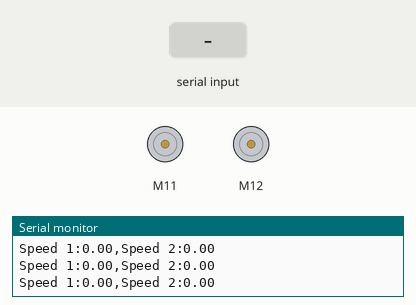
Recording of a sketch running on a simulated Arduino Uno, built with avr-gcc and run on an emulated ATmega328P. Parts: 2 × DC motor (green arrow = forward, orange = backward, longer = faster), the last lines printed to the serial monitor. Inputs (shaded band) come from the test bench.

Above: at 1.2 s.
1.3 s: "1" received over Serial
At 1.9 s:
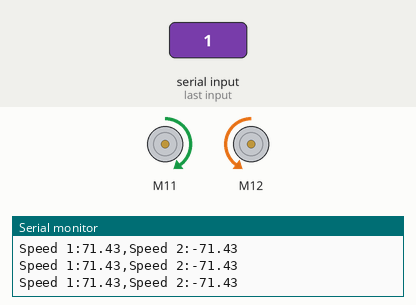
2.8 s: "2" received over Serial
At 3.1 s:
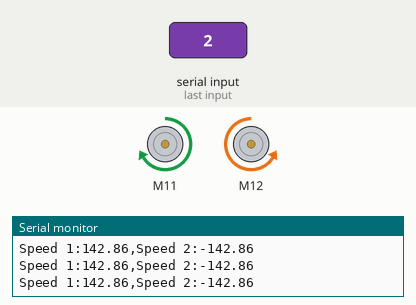
4.3 s: "3" received over Serial
At 5.4 s:
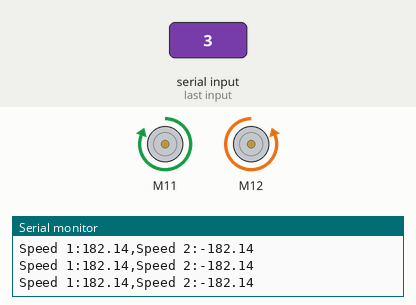
5.8 s: "4" received over Serial
At 6.5 s:
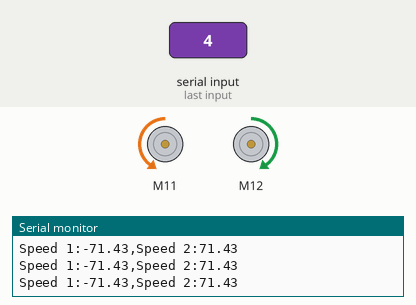
7.3 s: "5" received over Serial
At 7.7 s:
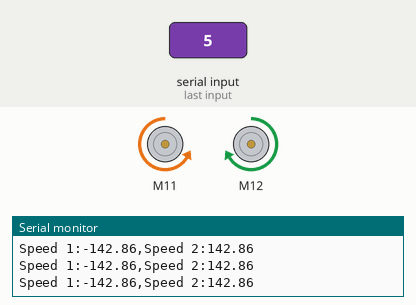
8.8 s: "6" received over Serial
At 10.0 s:
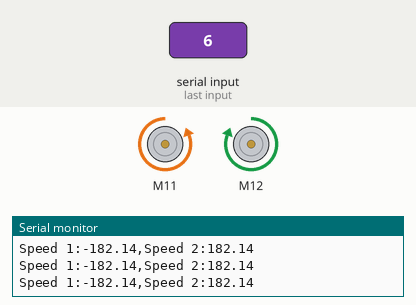
Timing chart, 0 to 11.3 s (numbered marks = the images above; inputs shaded):
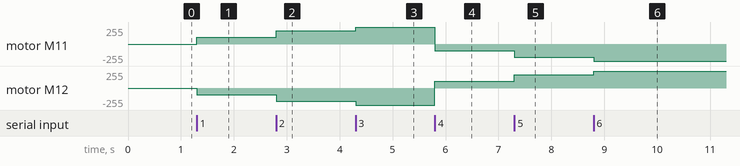

Measured:
- after the input at 1.3 s, motor M11: stopped → forward 100/255 at once; motor M12: stopped → backward 100/255 at once
- after the input at 2.8 s, motor M11: forward 100/255 → forward 200/255 at once; motor M12: backward 100/255 → backward 200/255 at once
- after the input at 4.3 s, motor M11: forward 200/255 → forward 255/255 at once; motor M12: backward 200/255 → backward 255/255 at once
- after the input at 5.8 s, motor M11: forward 255/255 → backward 100/255 at once; motor M12: backward 255/255 → forward 100/255 at once
- after the input at 7.3 s, motor M11: backward 100/255 → backward 200/255 at once; motor M12: forward 100/255 → forward 200/255 at once
- after the input at 8.8 s, motor M11: backward 200/255 → backward 255/255 at once; motor M12: forward 200/255 → forward 255/255 at once

The sketch:

DCMotorMakeblockLibraryTest.ino
```cpp
/* Testprogramm für die Ansteuerung der DC Motoren via Makeblock Bibliothek */
#include <MeAuriga.h>

MeEncoderOnBoard Encoder_1(SLOT1);
MeEncoderOnBoard Encoder_2(SLOT2);

// Für präzise Messung der Geschwindigkeit (und damit Position) der Motoren,
// werden die Pulse via Interruptfunktionen hoch/runtergezählt.
// Jedes Mal, wenn der Interrupt-Pin eines Encoders von LOW auf HIGH wechselt (RISING),
// wird die jeweilige isr_process_encoderX() Funktion aufgerufen und zählt einen
// Pulse hoch.

// Interruptfunktion für Encoder 1
void isr_process_encoder1(void) {
  if (digitalRead(Encoder_1.getPortB()) == 0)
    Encoder_1.pulsePosMinus();
  else
    Encoder_1.pulsePosPlus();
}

// Interruptfunktion für Encoder 2
void isr_process_encoder2(void) {
  if (digitalRead(Encoder_2.getPortB()) == 0)
    Encoder_2.pulsePosMinus();
  else
    Encoder_2.pulsePosPlus();
}


int lastOutputMillis;

void setup() {
  // Festlegen der Interruptfunktionen für das Messen/Zählen der Bewegung
  attachInterrupt(Encoder_1.getIntNum(), isr_process_encoder1, RISING);
  attachInterrupt(Encoder_2.getIntNum(), isr_process_encoder2, RISING);
  Serial.begin(115200);

  // Interne Timer der PWM auf 8KHz programmieren
  TCCR1A = _BV(WGM10);
  TCCR1B = _BV(CS11) | _BV(WGM12);

  TCCR2A = _BV(WGM21) | _BV(WGM20);
  TCCR2B = _BV(CS21);

  // Variable für gelegentliche Ausgaben auf die serielle Schnittstelle
  lastOutputMillis = millis();
}

void loop() {
  // von der seriellen Schnittstelle lesen
  if (Serial.available()) {
    // Zeichen 0...6 werden gelesen
    char a = Serial.read();
    switch(a) {
      case '0':
        Encoder_1.setTarPWM(0);
        Encoder_2.setTarPWM(0);
      break;
      case '1':
        Encoder_1.setTarPWM(100);
        Encoder_2.setTarPWM(-100);
      break;
      case '2':
        Encoder_1.setTarPWM(200);
        Encoder_2.setTarPWM(-200);
      break;
      case '3':
        Encoder_1.setTarPWM(255);
        Encoder_2.setTarPWM(-255);
      break;
      case '4':
        Encoder_1.setTarPWM(-100);
        Encoder_2.setTarPWM(100);
      break;
      case '5':
        Encoder_1.setTarPWM(-200);
        Encoder_2.setTarPWM(200);
      break;
      case '6':
        Encoder_1.setTarPWM(-255);
        Encoder_2.setTarPWM(255);
      break;
      default:
      break;
    }
  }

  // In der loop() Funktion wird die Geschwindigkeit im Motor geregelt
  Encoder_1.loop();
  Encoder_2.loop();

  // alle 100 Millisekunden die Geschwindigkeit ausgeben
  if (millis() > lastOutputMillis + 100) {
    lastOutputMillis = millis();
    // Geschwindigkeit in Umdrehungen pro Minute (rpm) auslesen und ausgeben
    Serial.print("Speed 1:");
    Serial.print(Encoder_1.getCurrentSpeed());
    Serial.print(",Speed 2:");
    Serial.println(Encoder_2.getCurrentSpeed());
  }
}
```
